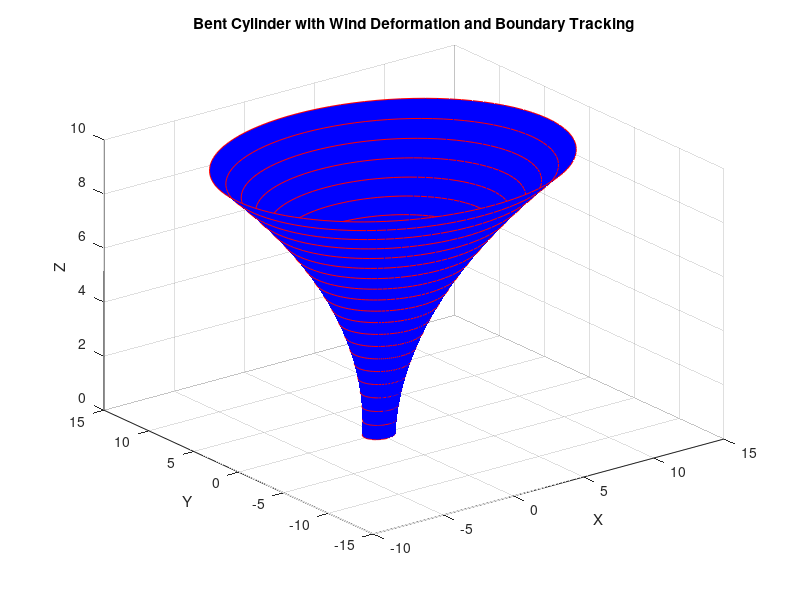

This figure's MATLAB source: (Note: this script raises an error after producing the figure.)
clc;close all; clear;

h = 10;  % height of the cylinder
r_base = 1;  % base radius of the cylinder
a = 0.1;  % quadratic coefficient
num_points = 100;  % number of points for each circle
wind_direction = [1, 0, 0];  % wind direction vector (assumed to be in x-direction)
wind_intensity = 0.1;  % wind intensity (scaling factor for bending)

% Create height values
z = linspace(0, h, 20);

% Create radii as a function of height with quadratic modulation
r = r_base + a*z.^2;

% Apply wind bending to the cylinder
X = zeros(numel(z), num_points);
Y = zeros(numel(z), num_points);
Z = zeros(numel(z), num_points);
boundary_points = cell(numel(z), 1);  % Store boundary points for each height
for i = 1:numel(z)
    theta = linspace(0, 2*pi, num_points);
    bend_factors = wind_intensity * z(i) * (cos(theta)*wind_direction(1) + sin(theta)*wind_direction(2));  % Calculate bending factor for each point
    X(i, :) = (r(i) + bend_factors) .* cos(theta);  % Apply bending factor to x-coordinate
    Y(i, :) = (r(i) + bend_factors) .* sin(theta);  % Apply bending factor to y-coordinate
    Z(i, :) = z(i) * ones(1, num_points);

    % Store boundary points for each height
    boundary_points{i} = [X(i, :); Y(i, :); Z(i, :)]';
end

% Plot the bent cylinder
figure;
surf(X, Y, Z, 'FaceColor', 'blue', 'EdgeColor', 'none');
hold on;

% Plot the boundary lines
for i = 1:numel(boundary_points)
    plot3(boundary_points{i}(:, 1), boundary_points{i}(:, 2), boundary_points{i}(:, 3), 'r');
end

xlabel('X');
ylabel('Y');
zlabel('Z');
title('Bent Cylinder with Wind Deformation and Boundary Tracking');
view(3);  % set view to 3D
hold off;


X0=[X(1,1) Y(1,1) Z(1,1) 0 0 0 0 0 0 0 0 0];
Xe=[X(15,1) Y(15+2,1) Z(15,1) 0 0 0 0 0 0 0 0 0];
syms phi(t) theta(t) psi(t)

% Transformation matrix for angular velocities from inertial frame
% to body frame
W = [ 1,  0,        -sin(theta);
    0,  cos(phi),  cos(theta)*sin(phi);
    0, -sin(phi),  cos(theta)*cos(phi) ];

% Rotation matrix R_ZYX from body frame to inertial frame
R = rotationMatrixEulerZYX(phi,theta,psi);

% Create symbolic variables for diagonal elements of inertia matrix
syms Ixx Iyy Izz

% Jacobian that relates body frame to inertial frame velocities
I = [Ixx, 0, 0; 0, Iyy, 0; 0, 0, Izz];
J = W.'*I*W;

% Coriolis matrix
dJ_dt = diff(J);
h_dot_J = [diff(phi,t), diff(theta,t), diff(psi,t)]*J;
grad_temp_h = transpose(jacobian(h_dot_J,[phi theta psi]));
C = dJ_dt - 1/2*grad_temp_h;
C = subsStateVars(C,t);

% Define fixed parameters and control inputs
% k: lift constant
% l: distance between rotor and center of mass
% m: quadrotor mass
% b: drag constant
% g: gravity
% ui: squared angular velocity of rotor i as control input
syms k l m b g u1 u2 u3 u4

% Torques in the direction of phi, theta, psi
tau_beta = [l*k*(-u2+u4); l*k*(-u1+u3); b*(-u1+u2-u3+u4)];

% Total thrust
T = k*(u1+u2+u3+u4);

% Create symbolic functions for time-dependent positions
syms x(t) y(t) z(t)

% Create state variables consisting of positions, angles,
% and their derivatives
state = [x; y; z; phi; theta; psi; diff(x,t); diff(y,t); ...
    diff(z,t); diff(phi,t); diff(theta,t); diff(psi,t)];
state = subsStateVars(state,t);

f = [ % Set time-derivative of the positions and angles
    state(7:12);

    % Equations for linear accelerations of the center of mass
    -g*[0;0;1] + R*[0;0;T]/m;

    % Euler–Lagrange equations for angular dynamics
    inv(J)*(tau_beta - C*state(10:12))
    ];

f = subsStateVars(f,t);

% Replace fixed parameters with given values here
IxxVal = 1.2;
IyyVal = 1.2;
IzzVal = 2.3;
kVal = 1;
lVal = 0.25;
mVal = 2;
bVal = 0.2;
gVal = 9.81;

f = subs(f, [Ixx Iyy Izz k l m b g], ...
    [IxxVal IyyVal IzzVal kVal lVal mVal bVal gVal]);
f = simplify(f);

% Calculate Jacobians for nonlinear prediction model
A = jacobian(f,state);
control = [u1; u2; u3; u4];
B = jacobian(f,control);

% Create QuadrotorStateFcn.m with current state and control
% vectors as inputs and the state time-derivative as outputs
matlabFunction(f,"File","QuadrotorStateFcn", ...
    "Vars",{state,control});

% Create QuadrotorStateJacobianFcn.m with current state and control
% vectors as inputs and the Jacobians of the state time-derivative
% as outputs
matlabFunction(A,B,"File","QuadrotorStateJacobianFcn", ...
    "Vars",{state,control});

% Confirm the functions are generated successfully
while isempty(which('QuadrotorStateJacobianFcn'))
    pause(0.1);
end


%no of state,inputs and outputs for non linear mpc controller
nx=12; %no of prediction model states
ny=12; %no of prediction model outputs
nu=4; %no of prediction model inputs

%create a non linear object whose prediction model has nx states, ny outputs, and nu inputs, where all inputs are manipulated variables.
nlobj=nlmpc(nx,ny,nu);

%prediction model Sample time
Ts=0.3;
nlobj.Ts = Ts;

%prediction horizon steps
p=30;
nlobj.PredictionHorizon = p;

%control horizon steps
c=10;
nlobj.ControlHorizon = c;

X_end=Xe;

nlobj.Model.StateFcn = "QuadrotorStateFcn";
nlobj.Jacobian.StateFcn = @QuadrotorStateJacobianFcn;
% %Optimisation function based on minimisation of thrust inputs thereby fuel
nlobj.Optimization.CustomCostFcn = @(X,U,e,data) Ts*sum(sum(U(1:p,:)));
nlobj.Optimization.ReplaceStandardCost = true;

nlobj.Optimization.CustomEqConFcn = @(X,U,data) X(end,:)'-X_end';

% min_thrust = 0; % Minimum thrust constraint
% max_thrust = 1;

for ct = 1:nu
    nlobj.MV(ct).Min =0;% min_thrust * ones(p,1);
    nlobj.MV(ct).Max =6; %max_thrust * ones(p,1);
end

x0 = X0';
u0 = zeros(nu,1);
validateFcns(nlobj,x0,u0);

[~,~,info] = nlmpcmove(nlobj,x0,u0);

figure;
plot3(info.Xopt(:,1),info.Xopt(:,2),info.Xopt(:,3),'-')

FlyingRobotPlotPlanning(info,Ts);


function FlyingRobotPlotPlanning(Info,Ts)
Xopt = Info.Xopt;
MVopt = Info.MVopt;
fprintf('Optimal fuel consumption = %10.6f\n',Info.Cost*Ts)
t = Info.Topt;
figure();
states = {'x','y','z','phi','theta','psi','vx','vy','vz','\dot{phi}','\dot{theta}','\dot{psi}'};
for i = 1:size(Xopt,2)
    subplot(6,2,i)
    plot(t,Xopt(:,i),'o-')
    title(states{i})
end
figure();
MVopt(end,:) = 0; % replace the last row u(k+p) with 0
for i = 1:4
    subplot(4,1,i)
    stairs(t,MVopt(:,i),'o-')
    axis([0 max(t) -0.1 6])
    title(sprintf('Thrust u(%i)', i));
end

end

function [Rz,Ry,Rx] = rotationMatrixEulerZYX(phi,theta,psi)
% Euler ZYX angles convention
Rx = [ 1,           0,          0;
    0,           cos(phi),  -sin(phi);
    0,           sin(phi),   cos(phi) ];
Ry = [ cos(theta),  0,          sin(theta);
    0,           1,          0;
    -sin(theta),  0,          cos(theta) ];
Rz = [cos(psi),    -sin(psi),   0;
    sin(psi),     cos(psi),   0;
    0,            0,          1 ];
if nargout == 3
    % Return rotation matrix per axes
    return;
end
% Return rotation matrix from body frame to inertial frame
Rz = Rz*Ry*Rx;
end

function stateExpr = subsStateVars(timeExpr,var)
if nargin == 1
    var = sym("t");
end
repDiff = @(ex) subsStateVarsDiff(ex,var);
stateExpr = mapSymType(timeExpr,"diff",repDiff);
repFun = @(ex) subsStateVarsFun(ex,var);
stateExpr = mapSymType(stateExpr,"symfunOf",var,repFun);
stateExpr = formula(stateExpr);
end

function newVar = subsStateVarsFun(funExpr,var)
name = symFunType(funExpr);
name = replace(name,"_Var","");
stateVar = "_" + char(var);
newVar = sym(name + stateVar);
end

function newVar = subsStateVarsDiff(diffExpr,var)
if nargin == 1
    var = sym("t");
end
c = children(diffExpr);
if ~isSymType(c{1},"symfunOf",var)
    % not f(t)
    newVar = diffExpr;
    return;
end
if ~any([c{2:end}] == var)
    % not derivative wrt t only
    newVar = diffExpr;
    return;
end
name = symFunType(c{1});
name = replace(name,"_Var","");
extension = "_" + join(repelem("d",numel(c)-1),"") + "ot";
stateVar = "_" + char(var);
newVar = sym(name + extension + stateVar);
end
